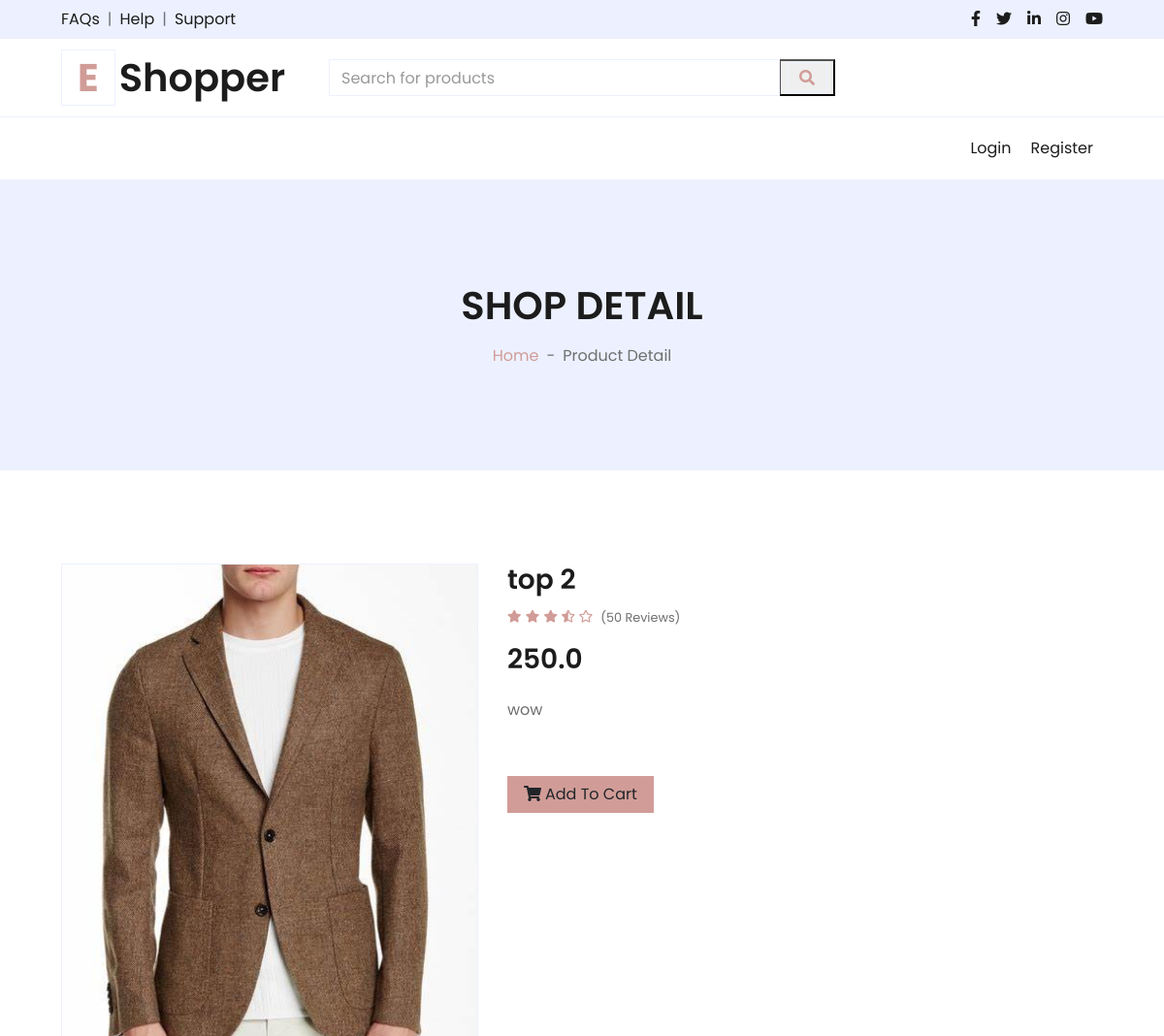
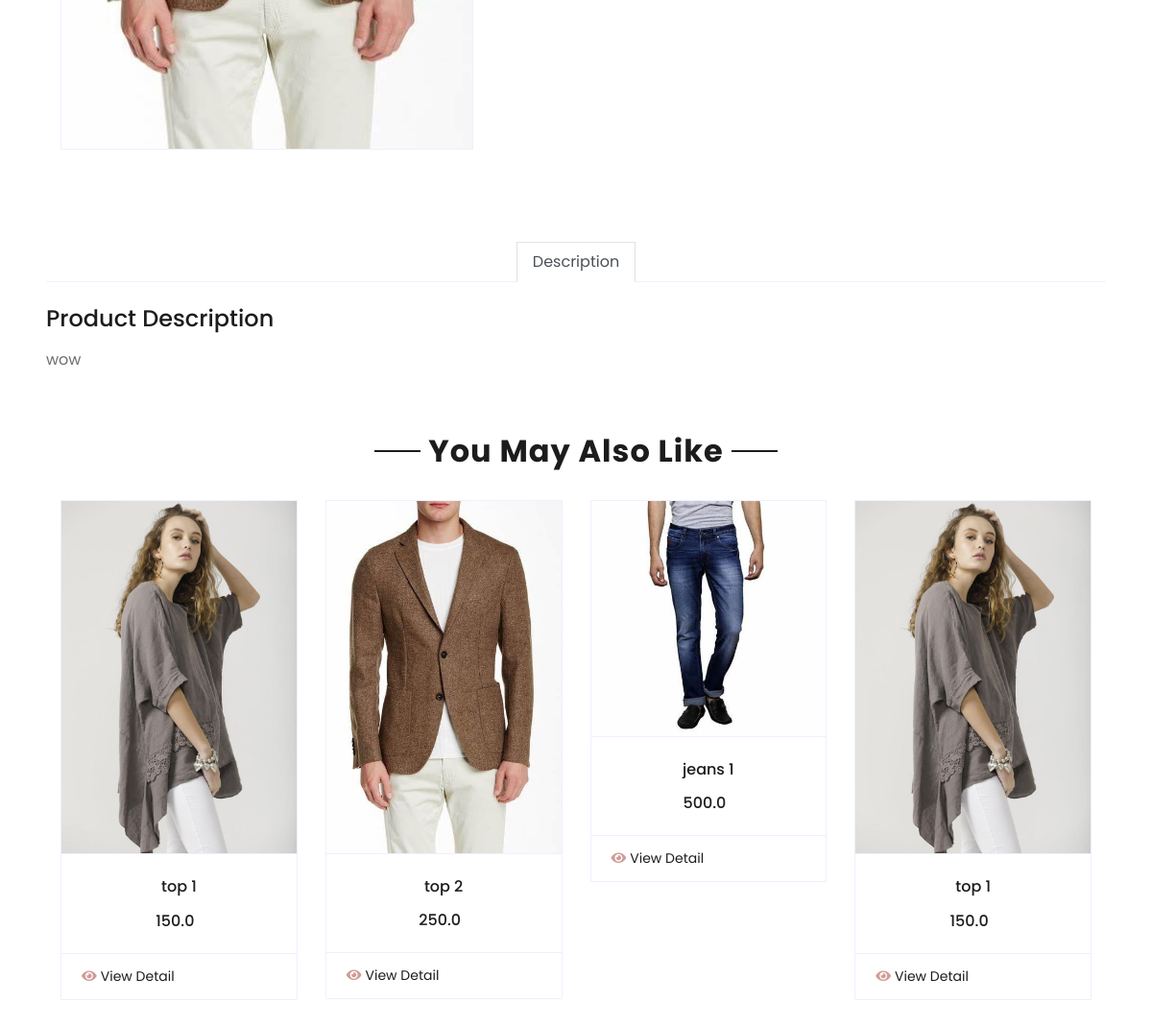
Screenshot of /productdetail/2/ with the database file from the repository (2 pictures, top to bottom).
### store/models.py (models this page shows, shortened)
class Product(models.Model):
  category=[
    ('TW','Top Wear'),
    ('BW','Bottom Wear'),
    ('Shoes','Shoes'),
    ('mobile','mobile'),
    ('Laptop','Laptop')
  ]
  title=models.CharField(max_length=100)
  selling_price=models.FloatField()
  discounted_price=models.FloatField()
  description=models.TextField()
  brand=models.CharField(max_length=100)
  Category=models.CharField(choices=category,max_length=10)
  product_image=models.ImageField(upload_to='productimg')

### store/views.py (the view)
# urls.py: path('productdetail/<int:pk>/',views.ProuctDetailView.as_view(),name='productdetail' ),
class ProuctDetailView(View):
    def get(self,request,pk):
        allproducts=Product.objects.all()
        product=Product.objects.get(id=pk)
        already_in_cart=False
        if request.user.is_authenticated:
            already_in_cart=Cart.objects.filter(Q(product=product.id) & Q(user=request.user)).exists()
        context={'product':product,'allproducts':allproducts,'already_in_cart':already_in_cart}
        return render(request,'store/detail.html',context)

### store/templates/store/detail.html (shortened to what this page needs)
{% extends 'store/main.html' %}{% block content %} {% load static %}
<div class="container-fluid bg-secondary mb-5">
    <div class="d-flex flex-column align-items-center justify-content-center" style="min-height: 300px">
        <h1 class="font-weight-semi-bold text-uppercase mb-3">Shop Detail</h1>
        <div class="d-inline-flex">
            <p class="m-0"><a href="{% url 'home' %}">Home</a></p>
            <p class="m-0 px-2">-</p>
            <p class="m-0">Product Detail</p>
        </div>
    </div>
</div>
<div class="container-fluid py-5">
    <div class="row px-xl-5">
        <div class="col-lg-5 pb-5">
            <div id="product-carousel" class="carousel slide" data-ride="carousel">
                <div class="carousel-inner border">
                    <div class="carousel-item active">
                        <img class="w-100 h-100" src="{{product.product_image.url}}" alt="Image">
                    </div>
                </div>
            </div>
        </div>
        <div class="col-lg-7 pb-5">
            <h3 class="font-weight-semi-bold">{{product.title}}</h3>
            <div class="d-flex mb-3">
                <div class="text-primary mr-2">
                    <small class="fas fa-star"></small>
                    <small class="fas fa-star"></small>
                    <small class="fas fa-star"></small>
                    <small class="fas fa-star-half-alt"></small>
                    <small class="far fa-star"></small>
                </div>
                <small class="pt-1">(50 Reviews)</small>
            </div>
            <h3 class="font-weight-semi-bold mb-4">{{product.discounted_price}}</h3>
            <p class="mb-4">{{product.description}}
              </p>
            <div class="d-flex align-items-center mb-4 pt-2">
                </div>
                {% if not request.user.is_authenticated %}
                <form action="/add-to-cart" method="GET">
                   <button class="btn btn-primary px-3"><i class="fa fa-shopping-cart mr-1"></i>Add To Cart</button>
                </form>
                {% endif %}
            </div>
        </div>
    </div>
    <div class="row px-xl-5">
        <div class="col">
            <div class="nav nav-tabs justify-content-center border-secondary mb-4">
                <a class="nav-item nav-link active" data-toggle="tab" href="#tab-pane-1">Description</a>
            </div>
            <div class="tab-content">
                <div class="tab-pane fade show active" id="tab-pane-1">
                    <h4 class="mb-3">Product Description</h4>
                    <p>{{product.description}}</p>
                </div>
            </div>
        </div>
    </div>
<div class="container-fluid py-5">
    <div class="text-center mb-4">
        <h2 class="section-title px-5"><span class="px-2">You May Also Like</span></h2>
    </div>
    <div class="row px-xl-5">
        <div class="col">
            <div class="owl-carousel related-carousel">
                {% for all in allproducts %}
                <div class="card product-item border-0">
                    <div class="card-header product-img position-relative overflow-hidden bg-transparent border p-0">
                        <img class="img-fluid w-100" src="{{all.product_image.url}}" alt="">
                    </div>
                    <div class="card-body border-left border-right text-center p-0 pt-4 pb-3">
                        <h6 class="text-truncate mb-3">{{all.title}}</h6>
                        <div class="d-flex justify-content-center">
                            <h6>{{all.discounted_price}}</h6>
                        </div>
                    </div>
                    <div class="card-footer d-flex justify-content-between bg-light border">
                        <a href="{% url 'productdetail' all.id %}" class="btn btn-sm text-dark p-0"><i class="fas fa-eye text-primary mr-1"></i>View Detail</a>
                    </div>
                </div>
                {% endfor %}
            </div>
        </div>
    </div>
</div>
{% endblock %}

### rows the page displays
Product: product_image (picture), title "top 2", discounted_price "250.0", description "wow"
Product: product_image (picture), title "top 1", discounted_price "150.0"
Product: product_image (picture), title "jeans 1", discounted_price "500.0"
